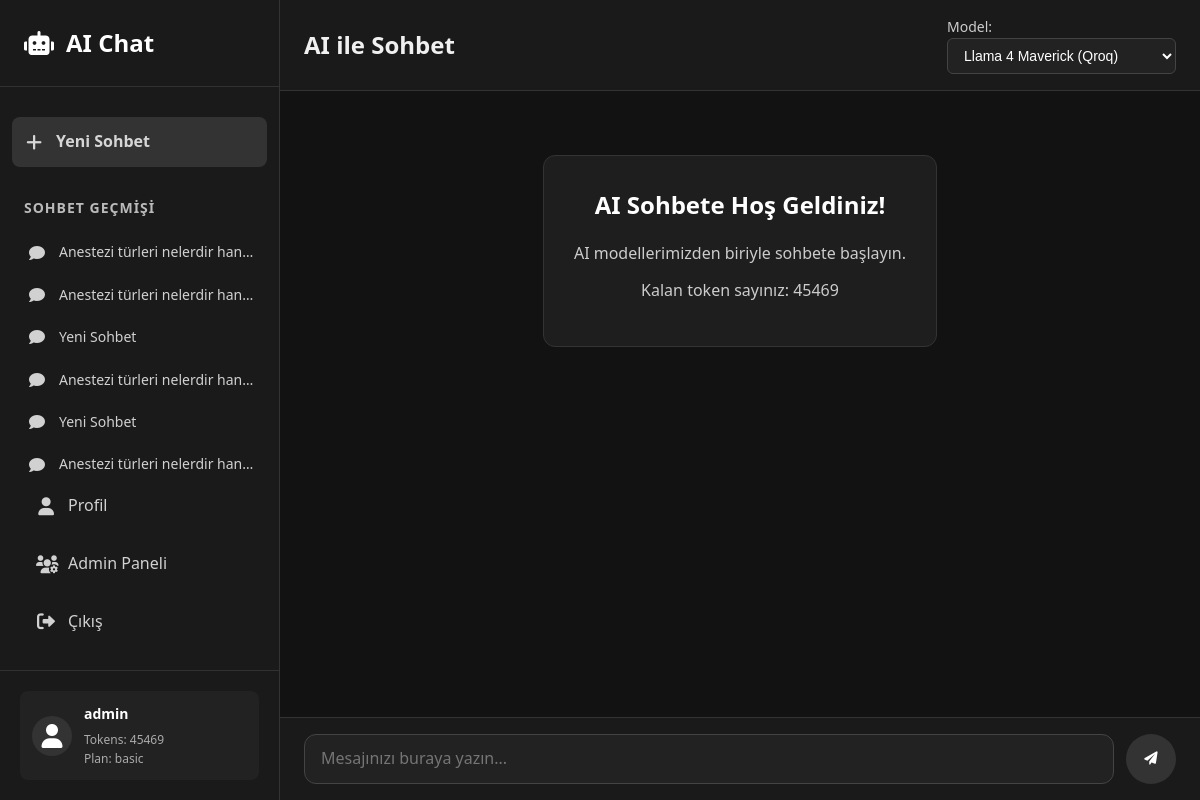
The page / (signed in) on the database its author committed.
### tables this page shows
CREATE TABLE chats (
        id INTEGER PRIMARY KEY AUTOINCREMENT,
        user_id INTEGER NOT NULL,
        created_at TEXT, updated_at TEXT, title TEXT DEFAULT 'Yeni Sohbet',
        FOREIGN KEY (user_id) REFERENCES users (id)
    );

CREATE TABLE users (
        id INTEGER PRIMARY KEY AUTOINCREMENT,
        username TEXT UNIQUE NOT NULL,
        email TEXT UNIQUE NOT NULL,
        password TEXT NOT NULL,
        is_admin INTEGER DEFAULT 0,
        tokens_remaining INTEGER DEFAULT 100,
        plan TEXT DEFAULT 'basic',
        created_at TEXT
    , last_token_reset TEXT, last_rag_reset TEXT, rag_searches_remaining INTEGER DEFAULT 1);

### app.py (the view)
@app.route('/')
def index():
    if is_logged_in():
        user = get_current_user()
        db = get_db()
        chats = db.execute(
            'SELECT * FROM chats WHERE user_id = ? ORDER BY updated_at DESC',
            (user['id'],)
        ).fetchall()
        return render_template('chat.html', user=user, chats=chats)
    return render_template('login.html')

### app.py (called while the page is built)
def get_db():
    db = getattr(g, '_database', None)
    if db is None:
        db = g._database = sqlite3.connect(app.config['DATABASE'])
        db.row_factory = sqlite3.Row
    return db

@app.teardown_appcontext
def close_connection(exception):
    close_db()

def is_logged_in():
    return session.get('logged_in', False)

def get_current_user():
    if not is_logged_in():
        return None
    user_id = session.get('user_id')
    db = get_db()
    user = db.execute('SELECT * FROM users WHERE id = ?', (user_id,)).fetchone()
    return user

### templates/chat.html (shortened to what this page needs)
<!DOCTYPE html>
<html lang="tr">
<head>
    <link rel="stylesheet" href="https://cdnjs.cloudflare.com/ajax/libs/font-awesome/6.0.0-beta3/css/all.min.css">
    <link rel="stylesheet"
        href="https://cdnjs.cloudflare.com/ajax/libs/highlight.js/11.7.0/styles/atom-one-dark.min.css">
</head>
<body>
    <div class="container">
        <nav class="sidebar">
            <div class="sidebar-header">
                <i class="fas fa-robot"></i>
                <h2>AI Chat</h2>
            </div>
            <div class="sidebar-menu">
                <a href="{{ url_for('new_chat') }}" class="menu-item new-chat-btn">
                    <i class="fas fa-plus"></i> Yeni Sohbet
                </a>
                <div class="chat-history">
                    <h3>Sohbet Geçmişi</h3>
                    <div class="chat-list">
                        {% if chats %}
                        {% for chat in chats %}
                        <a href="{{ url_for('view_chat', chat_id=chat.id) }}"
                            class="chat-item {% if current_chat and current_chat.id == chat.id %}active{% endif %}">
                            <i class="fas fa-comment"></i>
                            <span class="chat-title">{{ chat.title }}</span>
                        </a>
                        {% endfor %}
                        {% else %}
                        <div class="no-chats">Henüz sohbet yok</div>
                        {% endif %}
                    </div>
                </div>
                <a href="{{ url_for('profile') }}" class="menu-item">
                    <i class="fas fa-user"></i> Profil
                </a>
                {% if user.is_admin %}
                <a href="{{ url_for('admin') }}" class="menu-item">
                    <i class="fas fa-users-cog"></i> Admin Paneli
                </a>
                {% endif %}
                <a href="{{ url_for('logout') }}" class="menu-item">
                    <i class="fas fa-sign-out-alt"></i> Çıkış
                </a>
            </div>
            <div class="sidebar-footer">
                <div class="user-info">
                    <div class="user-avatar">
                        <i class="fas fa-user"></i>
                    </div>
                    <div class="user-details">
                        <p class="username">{{ user.username }}</p>
                        <p class="tokens">Tokens: <span id="tokens-count">{{ user.tokens_remaining }}</span></p>
                        <p class="plan">Plan: {{ user.plan }}</p>
                    </div>
                </div>
            </div>
        </nav>
        <main class="content">
            <div class="chat-container">
                <div class="chat-header">
                    <h2>AI ile Sohbet</h2>
                    <div class="model-selector">
                        <label for="model-select">Model:</label>
                        <select id="model-select">
                            <optgroup label="Qroq Modelleri">
                                <option value="llama-4-maverick-qroq">Llama 4 Maverick (Qroq)</option>
                            </optgroup>
                        </select>
                    </div>
                </div>
                <div class="chat-messages" id="chat-messages">
                    <div class="welcome-message">
                        <h3>AI Sohbete Hoş Geldiniz!</h3>
                        <p>AI modellerimizden biriyle sohbete başlayın.</p>
                        <p>Kalan token sayınız: {{ user.tokens_remaining }}</p>
                    </div>
                </div>
                <div class="chat-input">
                    <textarea id="message-input" placeholder="Mesajınızı buraya yazın..."></textarea>
                    <button id="send-button">
                        <i class="fas fa-paper-plane"></i>
                    </button>
                </div>
            </div>
        </main>
    </div>
</body>
</html>

### templates/chat.html (style rules this page uses)
* { margin: 0; padding: 0; box-sizing: border-box; }
body { font-family: 'Segoe UI', Tahoma, Geneva, Verdana, sans-serif; background-color: #0f0f0f; color: #f0f0f0; line-height: 1.6; height: 100vh; overflow: hidden; }
.container { display: flex; height: 100vh; }
.sidebar { width: 280px; background-color: #1a1a1a; color: white; display: flex; flex-direction: column; height: 100vh; border-right: 1px solid #333; }
.sidebar-header { padding: 24px; border-bottom: 1px solid rgba(255, 255, 255, 0.1); display: flex; align-items: center; }
.sidebar-header h2 { font-size: 24px; font-weight: 600; }
.sidebar-header i { margin-right: 12px; font-size: 24px; }
.sidebar-menu { flex: 1; padding: 20px 0; display: flex; flex-direction: column; overflow-y: auto; }
.menu-item { display: flex; align-items: center; padding: 12px 24px; color: rgba(255, 255, 255, 0.8); text-decoration: none; transition: all 0.3s ease; border-radius: 8px; margin: 4px 12px; }
.menu-item i { margin-right: 12px; width: 20px; text-align: center; font-size: 18px; }
.new-chat-btn { margin: 10px 12px; background-color: #333; border-radius: 8px; text-align: center; font-weight: 600; padding: 12px; transition: all 0.3s ease; }
.chat-history { margin-top: 20px; flex: 1; display: flex; flex-direction: column; overflow-y: auto; }
.chat-history h3 { padding: 0 24px; margin-bottom: 12px; color: rgba(255, 255, 255, 0.7); font-size: 14px; text-transform: uppercase; letter-spacing: 1px; }
.chat-list { display: flex; flex-direction: column; overflow-y: auto; }
.chat-item { display: flex; align-items: center; padding: 10px 24px; color: rgba(255, 255, 255, 0.8); text-decoration: none; transition: all 0.3s ease; position: relative; border-left: 3px solid transparent; }
.chat-item i { margin-right: 12px; width: 20px; text-align: center; }
.chat-title { flex: 1; white-space: nowrap; overflow: hidden; text-overflow: ellipsis; font-size: 14px; }
.sidebar-footer { padding: 20px; border-top: 1px solid rgba(255, 255, 255, 0.1); }
.user-info { display: flex; align-items: center; background-color: #222; padding: 12px; border-radius: 8px; }
.user-avatar { margin-right: 12px; font-size: 24px; width: 40px; height: 40px; background-color: #333; border-radius: 50%; display: flex; align-items: center; justify-content: center; }
.user-details { font-size: 14px; }
.username { font-weight: bold; margin-bottom: 4px; }
.tokens, .plan { opacity: 0.8; font-size: 12px; color: #ccc; }
.content { flex: 1; display: flex; flex-direction: column; height: 100vh; background-color: #121212; }
.chat-container { display: flex; flex-direction: column; height: 100%; }
.chat-header { padding: 16px 24px; border-bottom: 1px solid #333; display: flex; justify-content: space-between; align-items: center; background-color: #1a1a1a; }
.model-selector { display: flex; align-items: center; flex-direction: column; align-items: flex-start; }
.model-selector label { margin-right: 10px; color: #ccc; font-size: 14px; }
.model-selector select { padding: 8px 12px; border: 1px solid #444; border-radius: 6px; background-color: #222; color: #fff; font-size: 14px; }
.chat-messages { flex: 1; padding: 24px; overflow-y: auto; display: flex; flex-direction: column; background-color: #121212; }
.welcome-message { text-align: center; margin: 40px auto; padding: 30px; background-color: rgba(255, 255, 255, 0.05); border-radius: 12px; max-width: 600px; border: 1px solid #333; }
.welcome-message h3 { font-size: 24px; margin-bottom: 16px; color: #fff; }
.welcome-message p { color: #ccc; margin-bottom: 12px; }
.chat-input { padding: 16px 24px; border-top: 1px solid #333; display: flex; align-items: center; background-color: #1a1a1a; }
.chat-input textarea { flex: 1; padding: 12px 16px; border: 1px solid #444; border-radius: 12px; resize: none; height: 50px; font-family: inherit; font-size: 16px; background-color: #222; color: #fff; }
.chat-input button { margin-left: 12px; width: 50px; height: 50px; border-radius: 50%; display: flex; justify-content: center; align-items: center; background-color: #333; color: white; border: none; cursor: pointer; transition: all 0.3s ease; }

### rows shown on the page
chats: title "Anestezi türleri nelerdir han…"
chats: title "Anestezi türleri nelerdir han…"
chats: title "Yeni Sohbet"
chats: title "Anestezi türleri nelerdir han…"
chats: title "Yeni Sohbet"
chats: title "Anestezi türleri nelerdir han…"
users: username "admin", tokens_remaining "45469", plan "basic"
